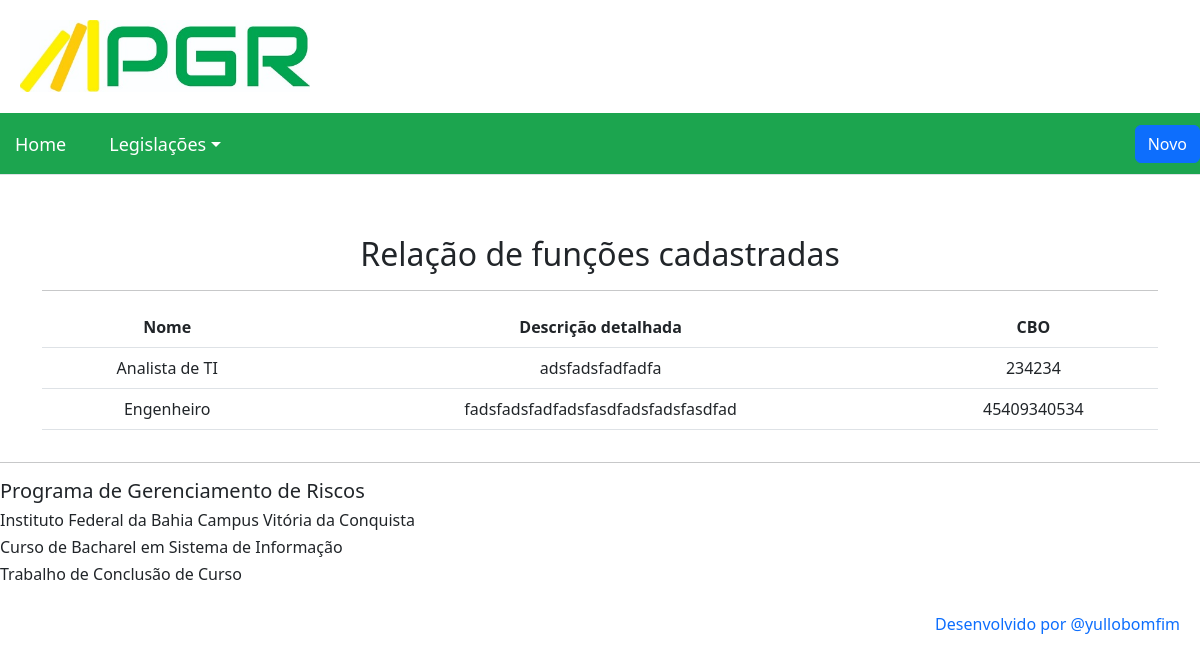
Page /funcao/ on the earlier database version.
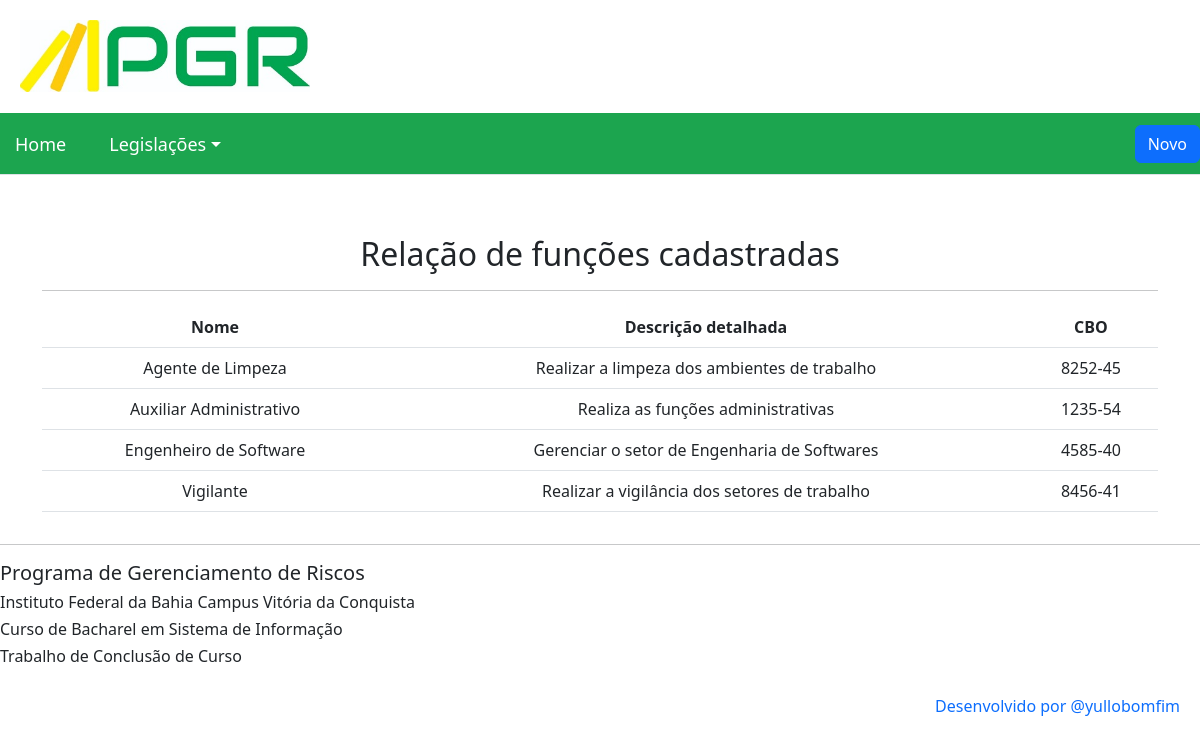
Same page on the later database version.
### pgr/models.py (models this page shows, shortened)
class Funcao(models.Model):
    nome = models.CharField(max_length=50)
    descricao_detalhada = models.TextField()
    cbo_funcao = models.CharField(max_length=50)
    class Meta:
        verbose_name = "funcao"
        verbose_name_plural = "funcoes"
        ordering = ['nome']

### pgr/views.py (the view)
# urls.py: path('funcao/', FuncaoListView.as_view(), name='funcao_list'),
class FuncaoListView(ListView):
    model = Funcao
    template_name = 'funcao_list.html'
    context_object_name = 'funcoes'

### pgr/templates/funcao_list.html
{% extends 'base.html' %}
{% load bootstrap %}
{% block content %}
<div class="container">
  <div class="side-logo">
      <div class="table-responsive">
        <h2> Relação de funções cadastradas</h2>
        <hr>
        <table class="table">
          <thead>
            <tr>
              <th>Nome</th>
              <th>Descrição detalhada</th>
              <th>CBO</th>
            </tr>
          </thead>
          <tbody>
            {% for funcao in funcoes %}
              <tr>
                <td>{{ funcao.nome }}</td>
                <td>{{ funcao.descricao_detalhada }}</td>
                <td>{{ funcao.cbo_funcao }}</td>
                {% empty %}
                <td>Nenhuma Função cadastrada.</td>
              </tr>
            {% endfor %}
          </tbody>
      </table>
  </div>
</div>
</div>
{% endblock %}

Differences in the rows shown:
changed Funcao: nome "Analista de TI" → "Agente de Limpeza"; descricao_detalhada "adsfadsfadfadfa" → "Realizar a limpeza dos ambientes de trabalho"; cbo_funcao "234234" → "8252-45"
added Funcao: nome "Auxiliar Administrativo", descricao_detalhada "Realiza as funções administrativas", cbo_funcao "1235-54"
changed Funcao: nome "Engenheiro" → "Engenheiro de Software"; descricao_detalhada "fadsfadsfadfadsfasdfadsfadsfasdfad" → "Gerenciar o setor de Engenharia de Softwares"; cbo_funcao "45409340534" → "4585-40"
added Funcao: nome "Vigilante", descricao_detalhada "Realizar a vigilância dos setores de trabalho", cbo_funcao "8456-41"
